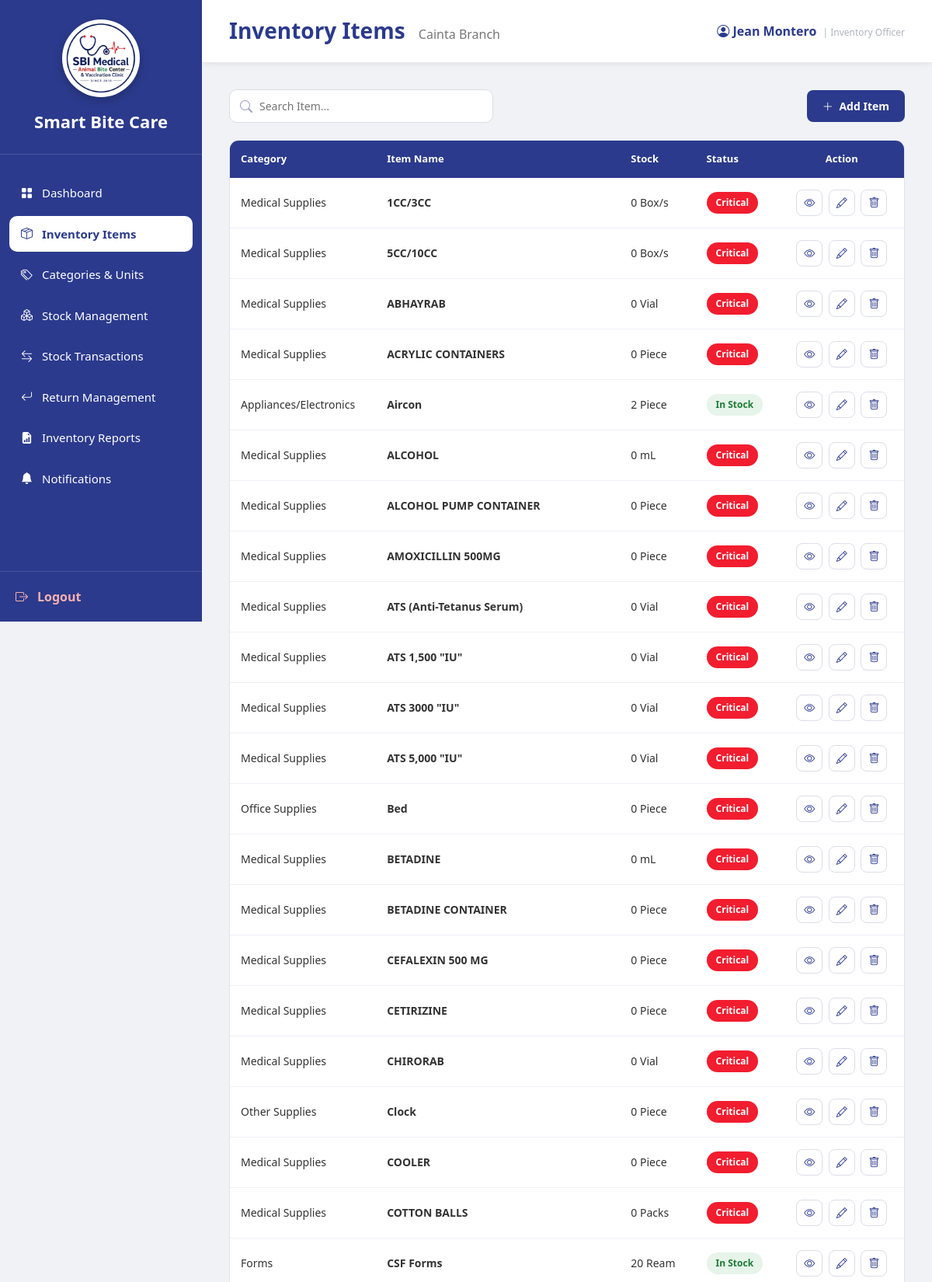
Screenshot of /InventoryOfficer_InventoryItems.php (signed in, upper part) with the database file from the repository.
### tables this page shows
CREATE TABLE `users` (
  `user_id` int(11) NOT NULL,
  `branch_id` varchar(10) DEFAULT NULL,
  `role_id` int(11) NOT NULL,
  `username` varchar(100) NOT NULL,
  `email` varchar(255) NOT NULL,
  `password` varchar(255) NOT NULL,
  `status` enum('Active','Inactive') DEFAULT 'Active',
  `created_at` timestamp NOT NULL DEFAULT current_timestamp(),
  `last_login` datetime DEFAULT NULL
);

CREATE TABLE `branches` (
  `branch_id` varchar(10) NOT NULL,
  `branch_name` varchar(150) NOT NULL,
  `branch_address` text DEFAULT NULL,
  `contact_number` varchar(30) DEFAULT NULL,
  `email` varchar(150) DEFAULT NULL,
  `status` enum('Active','Inactive') DEFAULT 'Active',
  `created_at` timestamp NOT NULL DEFAULT current_timestamp()
);

CREATE TABLE `inventory_items` (
  `item_id` int(11) NOT NULL,
  `category_id` int(11) NOT NULL,
  `unit_id` int(11) NOT NULL,
  `item_name` varchar(255) NOT NULL,
  `minimum_stock` int(11) DEFAULT 0,
  `description` text DEFAULT NULL,
  `is_forecastable` tinyint(1) NOT NULL DEFAULT 0,
  `is_consumable` tinyint(1) NOT NULL DEFAULT 1,
  `base_unit_label` varchar(30) DEFAULT NULL,
  `display_unit_label` varchar(30) DEFAULT NULL,
  `conversion_to_base` decimal(12,4) NOT NULL DEFAULT 1.0000
);

CREATE TABLE `inventory_categories` (
  `category_id` int(11) NOT NULL,
  `category_name` varchar(150) NOT NULL,
  `monitoring_frequency` enum('Daily','Weekly','Monthly') DEFAULT NULL
);

CREATE TABLE `units` (
  `unit_id` int(11) NOT NULL,
  `unit_name` varchar(100) NOT NULL
);

### InventoryOfficer_InventoryItems.php (the view, shortened to what the rows shown need)
<?php
require_once 'sources/db_connect.php';
function h($value)
{
    return htmlspecialchars(
        (string)$value,
        ENT_QUOTES,
        'UTF-8'
    );
}
$user_id = (int)$_SESSION['user_id'];
$username = 'Inventory Officer';
$branch_id = null;
$branch_name = 'No Branch Assigned';
$userQuery = "
    SELECT
        u.user_id,
        u.username,
        u.branch_id,
        b.branch_name
    FROM users u
    LEFT JOIN branches b
        ON u.branch_id = b.branch_id
    WHERE u.user_id = ?
      AND u.role_id = 5
    LIMIT 1
";
$userStmt = $conn->prepare($userQuery);
$userStmt->bind_param(
    "i",
    $user_id
);
$userStmt->execute();
$userResult = $userStmt->get_result();
if ($userResult->num_rows === 1) {
    $userData = $userResult->fetch_assoc();
    $username =
        $userData['username']
        ?? 'Inventory Officer';
    $branch_id =
        $userData['branch_id']
        ?? null;
    $branch_name =
        $userData['branch_name']
        ?? 'No Branch Assigned';
}
$search =
    trim(
        $_GET['search']
        ?? ''
    );
$items = [];
if (!empty($branch_id)) {
    $itemsSQL = "
        SELECT
            i.item_id,
            i.category_id,
            i.unit_id,
            i.item_name,
            i.minimum_stock,
            i.description,
            i.is_forecastable,
            c.category_name,
            u.unit_name,
            COALESCE(
                SUM(s.quantity_available),
                0
            ) AS quantity_available
        FROM inventory_items i
        INNER JOIN inventory_categories c
            ON i.category_id = c.category_id
        INNER JOIN units u
            ON i.unit_id = u.unit_id
        LEFT JOIN inventory_stocks s
            ON i.item_id = s.item_id
            AND s.branch_id = ?
        WHERE 1 = ?
    ";
    $params = [
        $branch_id,
        1
    ];
    $types = "si";
    $itemsSQL .= "
        GROUP BY
            i.item_id,
            i.category_id,
            i.unit_id,
            i.item_name,
            i.minimum_stock,
            i.description,
            i.is_forecastable,
            c.category_name,
            u.unit_name
        ORDER BY
            i.item_name ASC
    ";
    $itemsStmt =
        $conn->prepare($itemsSQL);
    if ($itemsStmt) {
        $itemsStmt->bind_param(
            $types,
            ...$params
        );
        $itemsStmt->execute();
        $itemsResult =
            $itemsStmt->get_result();
        while (
            $row =
            $itemsResult->fetch_assoc()
        ) {
            $quantity =
                (int)$row[
                    'quantity_available'
                ];
            $minimum =
                (int)$row[
                    'minimum_stock'
                ];
            $row[
                'quantity_available'
            ] = $quantity;
            if ($quantity <= 0) {
                $status =
                    'Critical';
                $statusClass =
                    'badge-critical';
            } elseif (
                $quantity < $minimum
            ) {
                $status =
                    'Low';
                $statusClass =
                    'badge-low';
            } else {
                $status =
                    'In Stock';
                $statusClass =
                    'badge-instock';
            }
            $row['status'] =
                $status;
            $row['status_class'] =
                $statusClass;
            $items[] =
                $row;
        }
    }
}
function itemStatusClass($status)
{
    switch ($status) {
        case 'Critical':
            return 'badge-critical';
        case 'Low':
            return 'badge-low';
        case 'In Stock':
            return 'badge-instock';
    }
}
?>
<!DOCTYPE html>
<html lang="en">
<head>
<link
    href="https://cdn.jsdelivr.net/npm/bootstrap@5.3.3/dist/css/bootstrap.min.css"
    rel="stylesheet"
>
<link
    rel="stylesheet"
    href="https://cdn.jsdelivr.net/npm/bootstrap-icons@1.11.3/font/bootstrap-icons.min.css"
>
<link
    rel="stylesheet"
    href="sidebar.css"
>
</head>
<body>
<div class="main">
    <div class="topbar">
        <h3>
            Inventory Items
            <small>
                <?php echo h($branch_name); ?>
            </small>
        </h3>
        <div class="profile">
            <i class="bi bi-person-circle"></i>
            <?php echo h($username); ?>
            <span
                style="
                    font-size: 12px;
                    color: #adb5bd;
                    font-weight: 400;
                    margin-left: 4px;
                "
            >
            </span>
        </div>
    </div>
    <div class="page-body">
        <div class="table-wrap">
            <table class="table data-table">
                <thead>
                    <tr>
                        <th>
                            Category
                        </th>
                        <th>
                            Item Name
                        </th>
                        <th>
                            Stock
                        </th>
                        <th>
                            Status
                        </th>
                        <th class="text-center">
                            Action
                        </th>
                    </tr>
                </thead>
                <tbody>
                <?php if (empty($items)): ?>
                    <tr>
                        <td
                            colspan="5"
                            class="empty-state"
                        >
                            <?php if ($search !== ''): ?>
                                No inventory items found
                                matching
                                "<strong><?php echo h($search); ?></strong>".
                            <?php elseif (empty($branch_id)): ?>
                                Your account has no branch assigned.
                            <?php else: ?>
                                No inventory items found.
                            <?php endif; ?>
                        </td>
                    </tr>
                <?php else: ?>
                    <?php foreach ($items as $item): ?>
                        <tr>
                            <td>
                                <?php
                                echo h(
                                    $item['category_name']
                                );
                                ?>
                            </td>
                            <td>
                                <strong>
                                    <?php
                                    echo h(
                                        $item['item_name']
                                    );
                                    ?>
                                </strong>
                            </td>
                            <td>
                                <?php
                                echo h(
                                    $item[
                                        'quantity_available'
                                    ]
                                );
                                ?>
                                <?php
                                echo h(
                                    $item[
                                        'unit_name'
                                    ]
                                );
                                ?>
                            </td>
                            <td>
                                <span
                                    class="badge-status <?php
                                    echo h(
                                        itemStatusClass(
                                            $item['status']
                                        )
                                    );
                                    ?>"
                                >
                                    <?php
                                    echo h(
                                        $item['status']
                                    );
                                    ?>
                                </span>
                            </td>
                            <td class="text-center">
                                <button
                                    type="button"
                                    class="action-btn"
                                    title="View Item"
                                    onclick='viewItem(
                                        <?php
                                        echo json_encode(
                                            [
                                                'item_id' =>
                                                    (int)$item['item_id'],
                                                'category_id' =>
                                                    (int)$item['category_id'],
                                                'category_name' =>
                                                    $item['category_name'],
                                                'unit_id' =>
                                                    (int)$item['unit_id'],
                                                'unit_name' =>
                                                    $item['unit_name'],
                                                'item_name' =>
                                                    $item['item_name'],
                                                'minimum_stock' =>
                                                    (int)$item['minimum_stock'],
                                                'description' =>
                                                    $item['description'],
                                                'is_forecastable' =>
                                                    (int)$item['is_forecastable'],
                                                'quantity_available' =>
                                                    (int)$item['quantity_available'],
                                                'status' =>
                                                    $item['status'],
                                                'stock_batches' =>
                                                    $item['stock_batches']
                                                    ?? []
                                            ],
                                            JSON_HEX_TAG |
                                            JSON_HEX_APOS |
                                            JSON_HEX_QUOT |
                                            JSON_HEX_AMP
                                        );
                                        ?>
                                    )'
                                >
                                    <i class="bi bi-eye"></i>
                                </button>
                                <button
                                    type="button"
                                    class="action-btn"
                                    title="Edit Item"
                                    onclick='editItem(
                                        <?php
                                        echo json_encode(
                                            [
                                                'item_id' =>
                                                    (int)$item['item_id'],
                                                'category_id' =>
                                                    (int)$item['category_id'],
                                                'unit_id' =>
                                                    (int)$item['unit_id'],
                                                'item_name' =>
                                                    $item['item_name'],
                                                'minimum_stock' =>
                                                    (int)$item['minimum_stock'],
                                                'description' =>
                                                    $item['description'],
                                                'is_forecastable' =>
                                                    (int)$item['is_forecastable']
                                            ],
                                            JSON_HEX_TAG |
                                            JSON_HEX_APOS |
                                            JSON_HEX_QUOT |
                                            JSON_HEX_AMP
                                        );
                                        ?>
                                    )'
                                >
                                    <i class="bi bi-pencil"></i>
                                </button>
                                <form
                                    method="POST"
                                    action="<?php echo h($_SERVER['PHP_SELF']); ?>"
                                    style="display: inline;"
                                    onsubmit="return openDeleteConfirmation(
                                        this,
                                        'Are you sure you want to delete this inventory item?'
                                    );"
                                >
                                    <button
                                        type="submit"
                                        class="action-btn delete"
                                        title="Delete Item"
                                    >
                                        <i class="bi bi-trash"></i>
                                    </button>
                                </form>
                            </td>
                        </tr>
                    <?php endforeach; ?>
                <?php endif; ?>
                </tbody>
            </table>
        </div>
    </div>
</div>
</body>
</html>

### rows the page displays
users: branch.branch_name "Cainta Branch", username "Jean Montero"
inventory_items: category.category_name "Medical Supplies", item_name "1CC/3CC", item "0", unit.unit_name "Box/s", status "Critical"
inventory_items: category.category_name "Medical Supplies", item_name "5CC/10CC", item "0", unit.unit_name "Box/s", status "Critical"
inventory_items: category.category_name "Medical Supplies", item_name "ABHAYRAB", item "0", unit.unit_name "Vial", status "Critical"
inventory_items: category.category_name "Medical Supplies", item_name "ACRYLIC CONTAINERS", item "0", unit.unit_name "Piece", status "Critical"
inventory_items: category.category_name "Appliances/Electronics", item_name "Aircon", item "2", unit.unit_name "Piece", status "In Stock"
inventory_items: category.category_name "Medical Supplies", item_name "ALCOHOL", item "0", unit.unit_name "mL", status "Critical"
inventory_items: category.category_name "Medical Supplies", item_name "ALCOHOL PUMP CONTAINER", item "0", unit.unit_name "Piece", status "Critical"
inventory_items: category.category_name "Medical Supplies", item_name "AMOXICILLIN 500MG", item "0", unit.unit_name "Piece", status "Critical"
inventory_items: category.category_name "Medical Supplies", item_name "ATS (Anti-Tetanus Serum)", item "0", unit.unit_name "Vial", status "Critical"
inventory_items: category.category_name "Medical Supplies", item_name "ATS 1,500 \"IU\"", item "0", unit.unit_name "Vial", status "Critical"
inventory_items: category.category_name "Medical Supplies", item_name "ATS 3000 \"IU\"", item "0", unit.unit_name "Vial", status "Critical"
inventory_items: category.category_name "Medical Supplies", item_name "ATS 5,000 \"IU\"", item "0", unit.unit_name "Vial", status "Critical"
inventory_items: category.category_name "Office Supplies", item_name "Bed", item "0", unit.unit_name "Piece", status "Critical"
inventory_items: category.category_name "Medical Supplies", item_name "BETADINE", item "0", unit.unit_name "mL", status "Critical"
inventory_items: category.category_name "Medical Supplies", item_name "BETADINE CONTAINER", item "0", unit.unit_name "Piece", status "Critical"
inventory_items: category.category_name "Medical Supplies", item_name "CEFALEXIN 500 MG", item "0", unit.unit_name "Piece", status "Critical"
inventory_items: category.category_name "Medical Supplies", item_name "CETIRIZINE", item "0", unit.unit_name "Piece", status "Critical"
inventory_items: category.category_name "Medical Supplies", item_name "CHIRORAB", item "0", unit.unit_name "Vial", status "Critical"
inventory_items: category.category_name "Other Supplies", item_name "Clock", item "0", unit.unit_name "Piece", status "Critical"
inventory_items: category.category_name "Medical Supplies", item_name "COOLER", item "0", unit.unit_name "Piece", status "Critical"
inventory_items: category.category_name "Medical Supplies", item_name "COTTON BALLS", item "0", unit.unit_name "Packs", status "Critical"
inventory_items: category.category_name "Forms", item_name "CSF Forms", item "20", unit.unit_name "Ream", status "In Stock"
